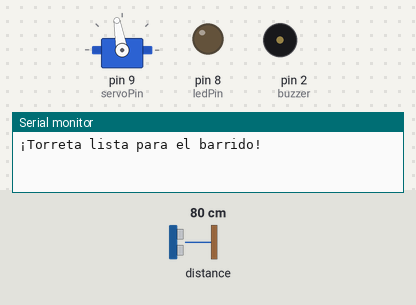
This sketch was run on a simulated Arduino Uno, built with avr-gcc and run on an emulated ATmega328P. Parts: servo, output pins drawn as LEDs (lit = HIGH), buzzer (waves = sounding), the last lines printed to the serial monitor. The inputs (shaded band) are chosen by the test bench; at power-on: distance to the obstacle 80 cm.

Above: at 1.27 s.
1.3 s: distance to the obstacle set to 33 cm
4.3 s: distance to the obstacle set to 26 cm
At 5.8 s:
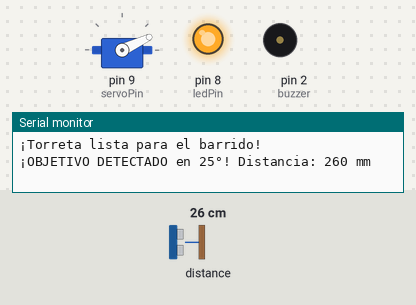
7.3 s: distance to the obstacle set to 35 cm
At 7.62 s:
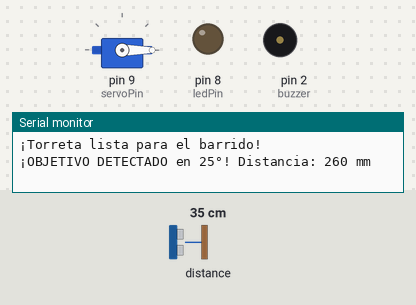
10.3 s: distance to the obstacle set to 2 cm
At 10.9 s:
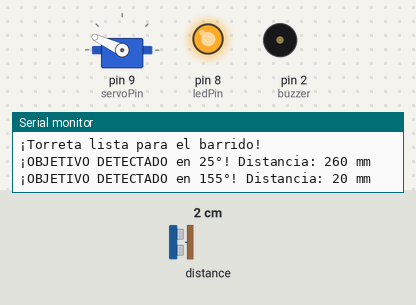
13.3 s: distance to the obstacle set to 250 cm
16.3 s: distance to the obstacle set to 205 cm
19.3 s: distance to the obstacle set to 196 cm
At 19.46 s:
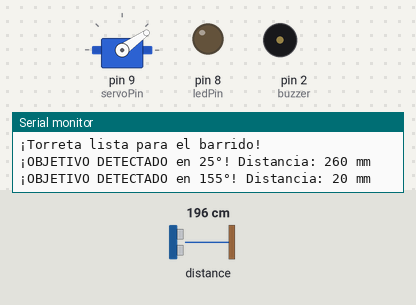
Timing chart, 0 to 23.3 s (numbered marks = the images above; inputs shaded):
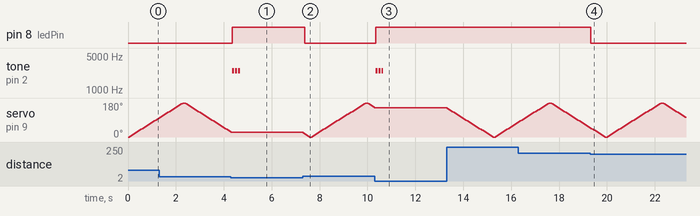

Measured:
- the behaviour switches between 30 and 29 cm on distance to the obstacle (found by bisection; images 0 and 1)
- after the input at 4.3 s, pin 8 (ledPin): LOW → HIGH after 0.06 s; tone on pin 2 (buzzer): alternates 2500 Hz for 0.08 s and silent for 0.04 s, 6 changes in all, then stays silent, starting after 0.06 s; servo on pin 9 (servoPin): stops changing and stays 25°
- after the input at 7.3 s, pin 8 (ledPin): HIGH → LOW after 0.07 s
- after the input at 10.3 s, pin 8 (ledPin): LOW → HIGH after 0.05 s; tone on pin 2 (buzzer): alternates 2500 Hz for 0.08 s and silent for 0.04 s, 6 changes in all, then stays silent, starting after 0.05 s; servo on pin 9 (servoPin): stops changing and stays 155°
- after the input at 19.3 s, pin 8 (ledPin): HIGH → LOW at once
- by itself, servo on pin 9 (servoPin): rises from 100° to 180° in 0.95 s, then falls to 25° in 2.0 s

The sketch:

PROYECTO_TORRETA_DE_DEFENSA.ino
```cpp
#include <Servo.h>
int servoPin = 9;
Servo myServo;

#include "Adafruit_VL53L0X.h"
#include  <wire.h>;
Adafruit_VL53L0X laser = Adafruit_VL53L0X();

 int ledPin = 8;
 int distanciaUmbral = 300; // Distancia límite en milímetros (30 cm) para la alerta
int buzzer = 2;

void setup() {
  // put your setup code here, to run once:
myServo.attach(servoPin);
Serial.begin(115200);
pinMode(ledPin, OUTPUT);
pinMode (buzzer, OUTPUT);
 //Esperar a que abra el monitor serial
  while (!Serial) {
    delay(1);}

if (!laser.begin()) {
    Serial.println("¡Error! No se encuentra el sensor láser.");
    while (1); // Se detiene si falla
  }
  Serial.println("¡Torreta lista para el barrido!");

}

void loop() {
// 1. Barrido de 0 a 180 grados (de izquierda a derecha)
//El ciclo for de ida (pos = 0; pos <= 180; pos += 5) Le dice al servo que empiece en 0 grados
// y vaya avanzando de 5 en 5 grados hasta llegar a 180°.
  for (int pos = 0; pos <= 180; pos += 5) {
    myServo.write(pos);          // Mueve el servo al ángulo actual
    delay(30);                   // Pequeña pausa para que el motor alcance a llegar

// Medir con el láser en este ángulo exacto
    VL53L0X_RangingMeasurementData_t measure; //aca creamos la variable para guardar los resultados
    laser.rangingTest(&measure, false); // aca damos la orden de disparo

    if (measure.RangeStatus != 4) //si no da el numero de codigo que arroja cuando da error, entonces...
     {int distancia = measure.RangeMilliMeter; // Guardamos la distancia en una variable limpia

      // aca aplica la regla de decission
      // Si la distancia es menor a 300 mm (30 cm), hay un "intruso"
      if (distancia < 300) {
        digitalWrite(ledPin, HIGH); // se enciende el led rojo

        Serial.print("¡OBJETIVO DETECTADO en ");
        Serial.print(pos);
        Serial.print("°! Distancia: ");
        Serial.print(distancia);
        Serial.println(" mm");

        for(int i = 1 ; i<4 ; i = i+1){
        tone(buzzer, 2500, 80); // Pin, Frecuencia en Hz (más alto = más agudo), Duración en ms
    delay(120);
        }

        while(distancia <300) {
          myServo.write(pos);
           laser.rangingTest(&measure, false);
            distancia = measure.RangeMilliMeter;
        }
    }
else {
        digitalWrite(ledPin, LOW); // Si está lejos, apagamos el LED
      }
  }


  }

  // 2. Barrido de vuelta de 180 a 0 grados (de derecha a izquierda)
  for (int pos = 180; pos >= 0; pos = pos - 5) {
    myServo.write(pos);
    delay(30);

    VL53L0X_RangingMeasurementData_t measure;
    laser.rangingTest(&measure, false);

    if (measure.RangeStatus != 4) {
      int distancia = measure.RangeMilliMeter;

      //misma regla de decision para el barrido devuelta
      if (distancia < 300) {
        digitalWrite(ledPin, HIGH); //

        Serial.print("¡OBJETIVO DETECTADO en ");
        Serial.print(pos);
        Serial.print("°! Distancia: ");
        Serial.print(distancia);
        Serial.println(" mm");


        for(int i = 1 ; i<4 ; i = i+1){
       tone(buzzer, 2500, 80);
    delay(120);
        }

         while(distancia <300) {
          myServo.write(pos);
           laser.rangingTest(&measure, false);
            distancia = measure.RangeMilliMeter;
        }
        }
       else {
        digitalWrite(ledPin, LOW); // Apagamos el LED
      }
    }
  }
  }
```
